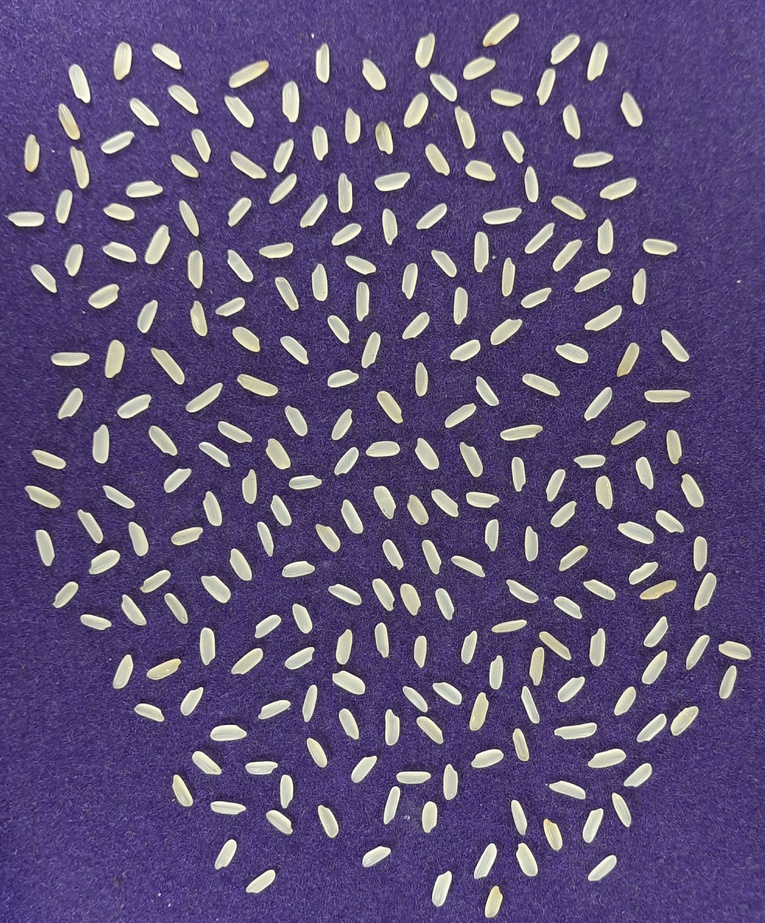
#> input picture rice.jpg, 765 x 923 px, shrunk from 1905 x 2299 before the run
$ jupyter execute --allow-errors Rice_grain_Feature_Extraction.ipynb
#> lines starting #> are read from the running program, lines starting #| are printed output that depends on the picture; after the words box and inside, x2 and y2 are one past the last pixel; in counts of white or black regions, pixels touching at a corner belong together
[cell 1]
import cv2
import numpy as np
from matplotlib import pyplot as plt

[cell 2]
def show(image, x=30, y=7):
    plt.figure(figsize=(x, y))
    plt.imshow(image, cmap="gray")
    plt.show()

[cell 3]
# Read the image
img = cv2.imread("rice.jpg") #the file must exist
#> img is the input picture: shape (923, 765, 3); mean B, G, R 121.4, 80.3, 94.2
show(img)

[cell 4]
# Convert to grayscale
grayscale_image = cv2.cvtColor(img, cv2.COLOR_BGR2GRAY)
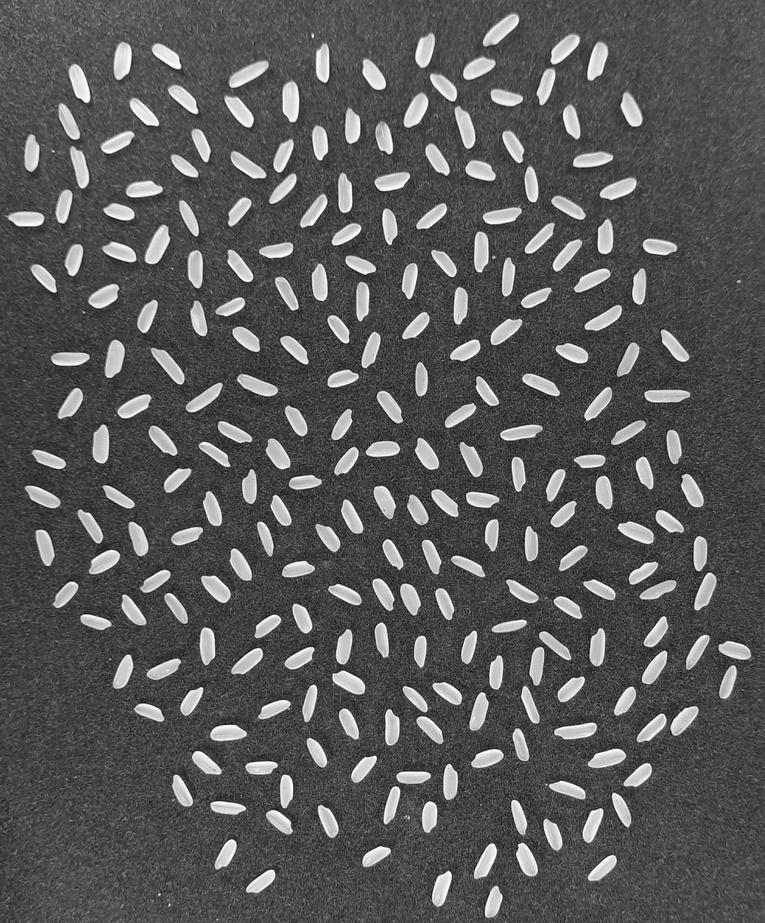
#> grayscale_image: shape (923, 765); min 7, max 255, mean 89
show(grayscale_image, 20, 7)

[cell 5]
# Thresholding
_, thresh_img = cv2.threshold(grayscale_image, 120, 255, cv2.THRESH_BINARY)
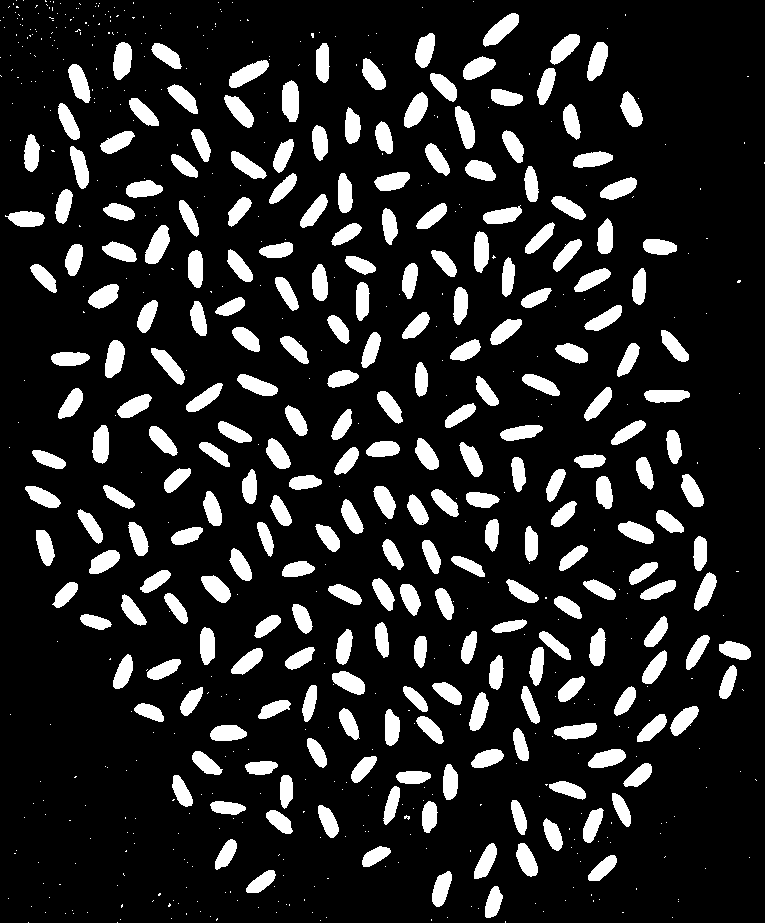
#> thresh_img: shape (923, 765); 14.8% white; 690 white regions (446 under 20 px), largest, box (x1, y1, x2, y2) and area: (145, 225, 170, 264) 607, (483, 13, 519, 47) 601, (282, 80, 299, 122) 593
show(thresh_img)

[cell 6]
# Noise removal with morphological opening
kernel = np.ones((3, 3), np.uint8)
clear_image = cv2.morphologyEx(thresh_img, cv2.MORPH_OPEN, kernel, iterations=8)
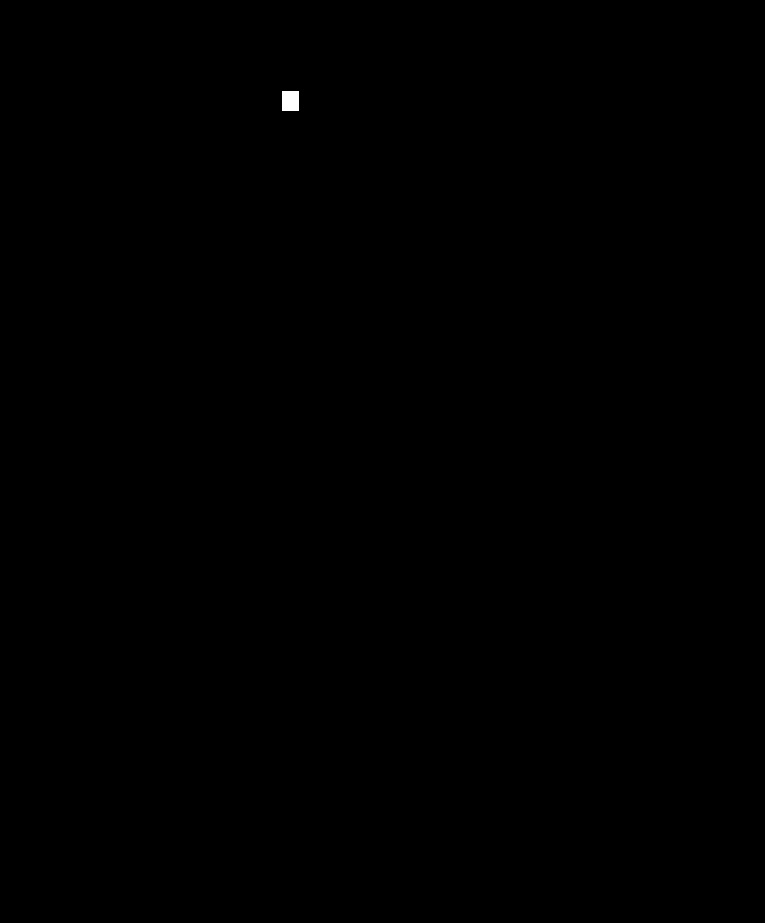
#> clear_image: shape (923, 765); 0.05% white; 1 white region, box (x1, y1, x2, y2) and area: (282, 91, 299, 111) 340
show(clear_image)

[cell 7]
# Find contours
contours, _ = cv2.findContours(clear_image, cv2.RETR_TREE, cv2.CHAIN_APPROX_SIMPLE)
#> contours = [[[282, 91], [282, 110], [298, 110], [298, 91]]]

[cell 8]
# Draw contours
output_contour = cv2.cvtColor(clear_image, cv2.COLOR_GRAY2BGR)
cv2.drawContours(output_contour, contours, -1, (255, 0, 0), 2)
#> output_contour: shape (923, 765, 3); mean B, G, R 0.1, 0.1, 0.1
show(output_contour)

[cell 9]
# Print the number of detected contours (grains)
print("Number of detected contours (grains):", len(contours))
#| Number of detected contours (grains): 1

[cell 10]
for index, contour in enumerate(contours):
    area = cv2.contourArea(contour)
    perimeter = cv2.arcLength(contour, True)
    if len(contour) >= 5: #the cv2.fitEllipse function requires that the input contour has at least 5 points to fit an ellipse
        ellipse = cv2.fitEllipse(contour)
        (center, axes, orientation) = ellipse
        major_axis_length = max(axes)
        minor_axis_length = min(axes)

        # extracted features for each grain
        print(f"Grain {index+1} - Area: {area}, Perimeter: {perimeter}, Major Axis : {major_axis_length}, Minor Axis : {minor_axis_length}")
#> this loop made 1 pass
#> (contour, area, perimeter) on pass 1: ([[282, 91], [282, 110], [298, 110], [298, 91]], 304, 70)
